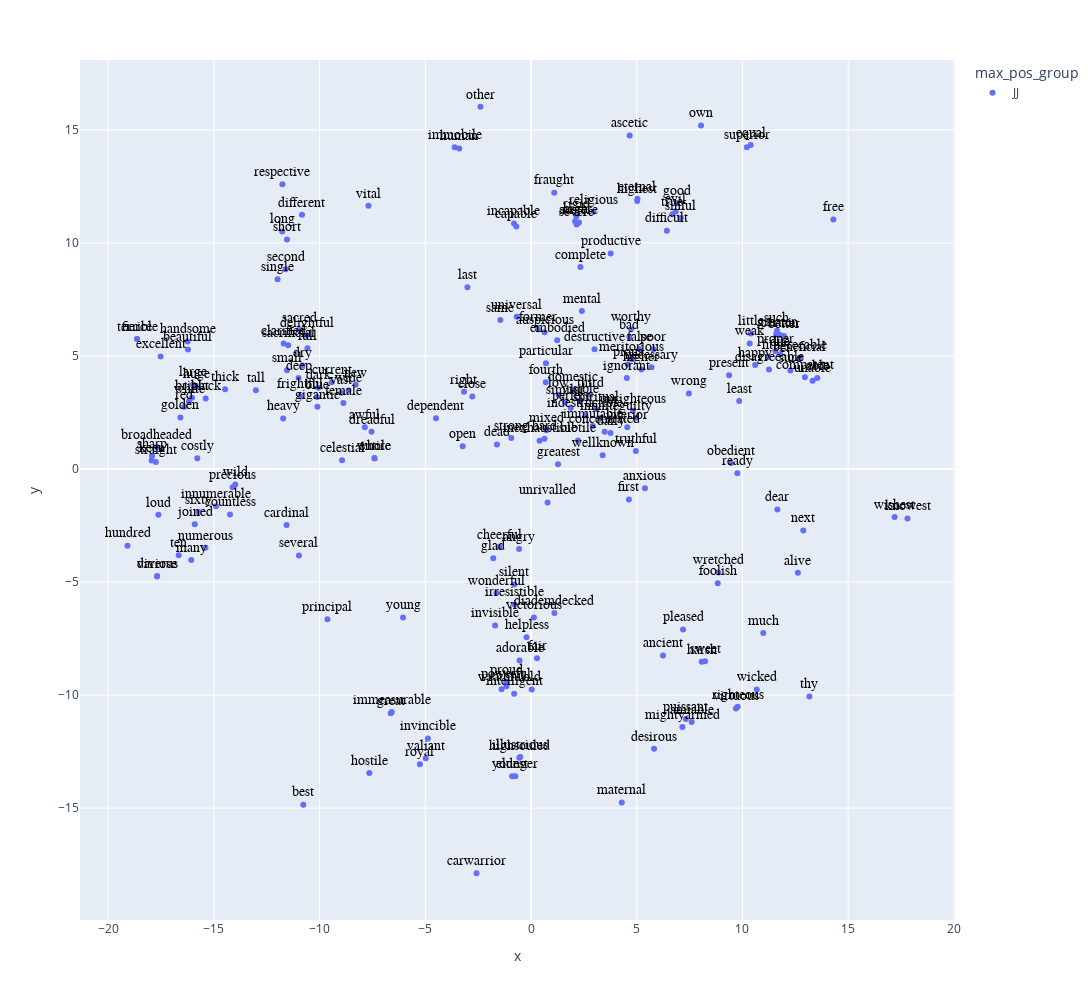

The cell this chart's notebook holds for it:
### Code cell
X = TSNE.join(VOCAB, how='left')
X = X[X['max_pos_group']=='JJ']
px.scatter(X.reset_index(), 'x', 'y', 
        text='term_str', 
        color='max_pos_group', 
        hover_name='term_str',          
        height=1000,
        width=1200)\
    .update_traces(
        mode='markers+text', 
        textfont=dict(color='black', size=14, family='Arial'),
        textposition='top center')

### Figure 1 — Plotly figure (JSON) as saved in the notebook; plotly's stock layout.template omitted (floating-point values rounded to 4 significant figures; data arrays with more than 128 entries replaced by an {"elided": "..."} marker saying what was removed)
{"data": [{"hovertemplate": "<b>%{hovertext}</b><br><br>max_pos_group=JJ<br>x=%{x}<br>y=%{y}<br>term_str=%{text}<extra></extra>", "hovertext": {"elided": "213 str values"}, "legendgroup": "JJ", "marker": {"color": "#636efa", "symbol": "circle"}, "mode": "markers+text", "name": "JJ", "orientation": "v", "showlegend": true, "text": {"elided": "213 str values"}, "textfont": {"color": "black", "family": "Arial", "size": 14}, "textposition": "top center", "type": "scatter", "x": {"elided": "213 float values"}, "xaxis": "x", "y": {"elided": "213 float values"}, "yaxis": "y"}], "layout": {"height": 1000, "legend": {"title": {"text": "max_pos_group"}, "tracegroupgap": 0}, "margin": {"t": 60}, "width": 1200, "xaxis": {"anchor": "y", "domain": [0, 1], "title": {"text": "x"}}, "yaxis": {"anchor": "x", "domain": [0, 1], "title": {"text": "y"}}}}
